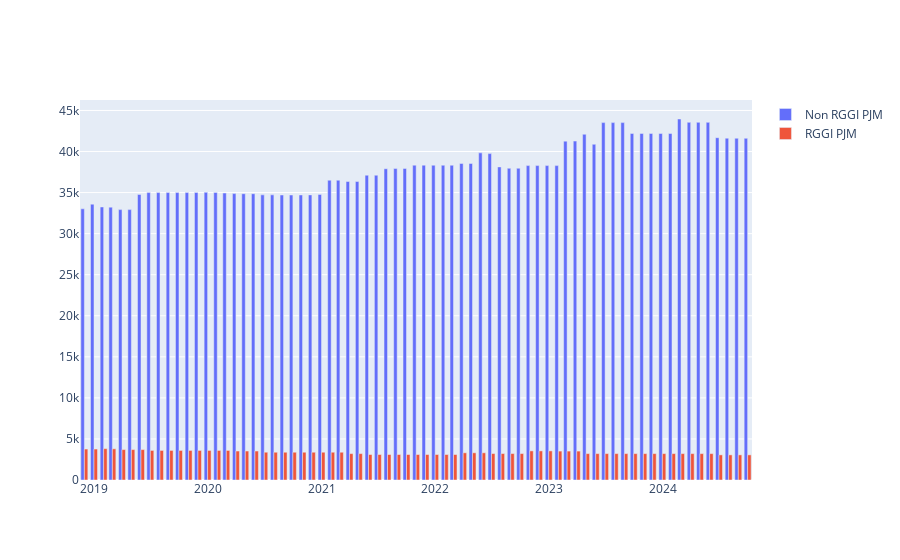

The notebook cell this image was saved under:
### Code cell
fig = make_subplots()
fig.add_trace(go.Bar(x=pjm_rggi_capacity_compare.query('PJM_tech=="Gas"').Date,y=pjm_rggi_capacity_compare.query('PJM_tech=="Gas"')[[0,1]].sum(axis=1),name='Non RGGI PJM'))
fig.add_trace(go.Bar(x=pjm_rggi_capacity_compare.query('PJM_tech=="Gas"').Date,y=pjm_rggi_capacity_compare.query('PJM_tech=="Gas"')[1],name='RGGI PJM'))
